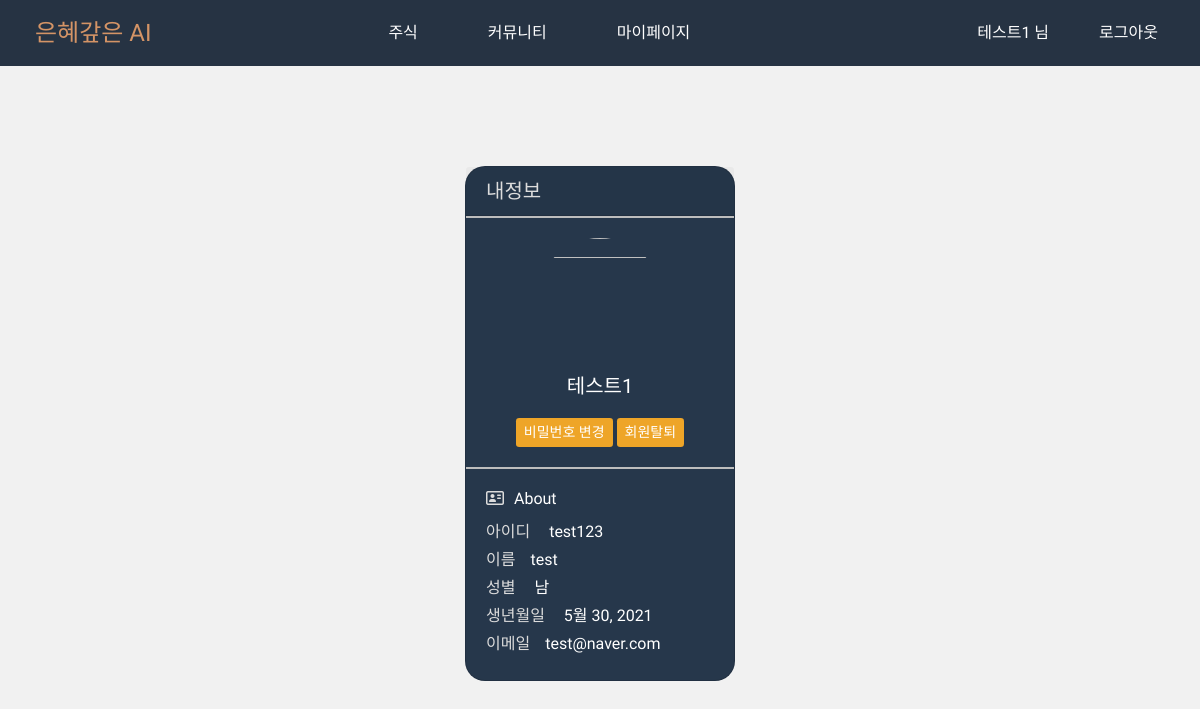
/mypage/info/ (signed in), run on the app's committed database.
### users/models.py (models this page shows)
class User(AbstractUser):
    birth = models.DateField(default="2000-01-01",verbose_name="생년월일")
    email = models.EmailField(unique=True, verbose_name="이메일")
    name = models.CharField(max_length=20, verbose_name="이름")
    sex = models.CharField(max_length=10, verbose_name="성별")
    n_name = models.CharField(max_length=20, unique=True, verbose_name="닉네임")

### mypage/views.py (the view)
# urls.py: path('info/', views.userInfo, name='mypage'),
def userInfo(request):
    info_user = request.user
    context = {
        'id': info_user,
        'name': info_user.name,
        'nick': info_user.n_name,
        'sex': info_user.sex,
        'birth': info_user.birth,
        'email': info_user.email,
    }
    return render(request, 'mypage/mypage.html', context=context)

### templates/mypage/mypage.html (shortened to what this page needs)
<!DOCTYPE html>
{% load static %}
<html lang="en">
<head>
    <link rel="stylesheet" href="{% static 'css/bootstrap.css' %}">
</head>
<body style="background-color:#f1f1f1;">
{% include "navi.html" %}
<div class="col-md-4 col-xl-3" style="left:0; right:0; margin-left:auto; margin-right:auto; margin-top: 100px; color: white; border-radius: 40px;">
    <div class="card mb-3" style="background-color: #26374b; border-radius: 20px;">
        <div class="card-header" style="background-color: none;">
            <h5 class="card-title mb-0" style="color: #dcdcdc;">내정보</h5>
        </div>
        <div class="line" style="border-bottom: 2px solid #BDBDBD;"></div>
        <div class="card-body text-center">
            <img src="https://cdn.icon-icons.com/icons2/1161/PNG/512/1487716857-user_81635.png" class="img-fluid rounded-circle mb-2" width="128" height="128">
            {% if not user.n_name %}
            <h5 class="card-title mb-0">관리자</h5>
            {% else %}
            <h5 class="card-title mb-0">{{ nick }}</h5>
            {% endif %}
            {% if request.user.is_authenticated %}
            <form style="margin-top: 20px;" action="{% url 'mypage:delete' %}" method="POST">
                <div>
                    <a class="btn btn-primary btn-sm pw_btn" style="background-color: #eea528; border: none;" href="{% url 'mypage:password' %}">비밀번호 변경</a>
                    <input type="button" onclick="button_event();" class="btn btn-primary btn-sm pw_btn" style="background-color: #eea528; border: none;" value="회원탈퇴">
                </div>
            </form>
            {% endif %}
        </div>
        <div class="line" style="border-bottom: 2px solid #BDBDBD;"></div>
        <div class="card-body">
            <h5 class="h6 card-title"><i class="far fa-address-card" style="margin-right:10px; color: #dcdcdc;"></i>About</h5>
            <ul class="list-unstyled mb-0">
                {% if not user.n_name %}
                <li class="mb-1"><a style="margin-right:15px; color: #dcdcdc;">아이디</a> <a>{{ id }}</a></li>
                <li class="mb-1"><a style="margin-right:15px; color: #dcdcdc;">이름</a><a>관리자</a></li>
                <li class="mb-1"><a style="margin-right:15px; color: #dcdcdc;">성별</a> <a>비밀</a></li>
                <li class="mb-1"><a style="margin-right:15px; color: #dcdcdc;">생년월일</a> <a>비밀</a></li>
                <li class="mb-1"><a style="margin-right:15px; color: #dcdcdc;">이메일</a><a>비밀</a></li>
                {% else %}
                <li class="mb-1"><a style="margin-right:15px; color: #dcdcdc;">아이디</a> <a>{{ id }}</a></li>
                <li class="mb-1"><a style="margin-right:15px; color: #dcdcdc;">이름</a><a>{{ name }}</a></li>
                <li class="mb-1"><a style="margin-right:15px; color: #dcdcdc;">성별</a> <a>{{ sex }}</a></li>
                <li class="mb-1"><a style="margin-right:15px; color: #dcdcdc;">생년월일</a> <a>{{ birth }}</a></li>
                <li class="mb-1"><a style="margin-right:15px; color: #dcdcdc;">이메일</a><a>{{ email }}</a></li>
                {% endif %}
            </ul>
        </div>
    </div>
</div>
</body>
</html>

### templates/navi.html (shortened to what this page needs)
<!DOCTYPE html>
{% load static %}
<html lang="en">
<head>
    <link rel="stylesheet" href="{% static 'css/navi.css' %}">
</head>
<body>
    <nav class="navbar">
        <div class="navbar_logo">
            <a class="a_d" href="/">은혜갚은 AI</a>
        </div>
        <ul class="navbar_menu">
            <li><a class="a_d" href="{%url 'stock:index' %}">주식</a></li>
            <li><a class="a_d" href="{%url 'board:list' %}">커뮤니티</a></li>
            <li><a class="a_d" href="{%url 'mypage:mypage' %}">마이페이지</a></li>
        </ul>
        <ul class="navbar_icons">
            {% if user.is_authenticated %}
            {% if not user.n_name %}
            <li><a><b style="color:red; font-weight:bolder;">관리자</b> 님</a></li>
            {% else %}
            <li><a> {{ user.n_name }} 님 </a></li>
            {% endif %}
            <li><a class="a_d" href="{% url 'users:logout' %}">로그아웃</a></li>
            {% else %}
            <li><a class="a_d" href="{% url 'users:signup' %}">회원가입</a></li>
            <li><a class="a_d" href="{% url 'users:login' %}">로그인</a></li>
            {% endif %}
        </ul>
    </nav>
</body>
</html>

### static/css/navi.css (style rules this page uses)
body { margin: 0; font-family: 'Nanum Myeongjo'; }
.a_d { text-decoration: none; color: white; }
.navbar { display: flex; justify-content: space-between; align-items: center; background-color: #263343; padding: 8px 12px; }
.navbar_logo a { font-size: 24px; color: #d49466; text-decoration: none; margin-left: 23px; }
.navbar_menu { display: flex; list-style: none; padding-left: 0; margin: 5px }
.navbar_menu li { padding: 8px 25px; margin-right: 20px; }
.navbar_menu li a { text-decoration: none; }
.navbar_icons { list-style: none; color: white; display: flex; padding-left: 0; margin: 5px }
.navbar_icons li a { padding: 8px 25px; text-decoration: none; }

### data on the page
User: n_name "테스트1", username "test123", name "test", birth "5월 30, 2021", email "test@naver.com"

### other printed values
{{ sex }} "남"
